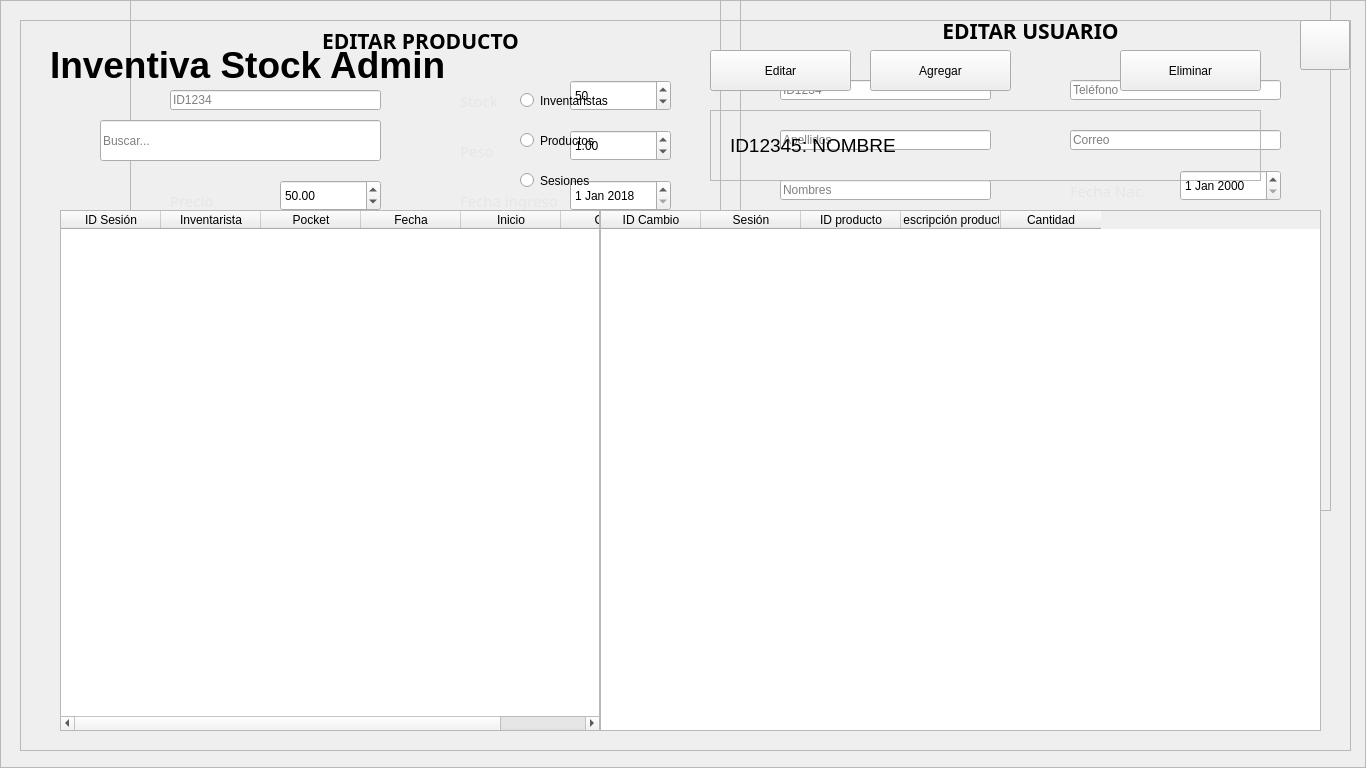
  <widget class="QWidget" name="background">
   <property name="styleSheet">
    <string notr="true"/>
   </property>
   <layout class="QVBoxLayout" name="verticalLayout">
    <property name="spacing">
     <number>0</number>
    </property>
    <property name="leftMargin">
     <number>0</number>
    </property>
    <property name="topMargin">
     <number>0</number>
    </property>
    <property name="rightMargin">
     <number>0</number>
    </property>
    <property name="bottomMargin">
     <number>0</number>
    </property>
    <item>
     <widget class="QFrame" name="frame_fondo">
      <property name="minimumSize">
       <size>
        <width>1366</width>
        <height>768</height>
       </size>
      </property>
      <property name="maximumSize">
       <size>
        <width>1633</width>
        <height>768</height>
       </size>
      </property>
      <property name="styleSheet">
       <string notr="true"/>
      </property>
      <property name="frameShape">
       <enum>QFrame::StyledPanel</enum>
      </property>
      <property name="frameShadow">
       <enum>QFrame::Raised</enum>
      </property>
      <widget class="QFrame" name="frame_main">
       <property name="geometry">
        <rect>
         <x>20</x>
         <y>20</y>
         <width>1331</width>
         <height>731</height>
        </rect>
       </property>
       <property name="styleSheet">
        <string notr="true">QTableWidget QScrollBar::sub-line:vertical, QTableWidget QScrollBar::add-line:vertical {
    height: 0px;
    border: none;
    background: transparent;
}

QTableWidget QScrollBar::up-arrow:vertical, QTableWidget QScrollBar::down-arrow:vertical {
    width: 0px;
    height: 0px;
    background: transparent;
}</string>
       </property>
       <property name="frameShape">
        <enum>QFrame::StyledPanel</enum>
       </property>
       <property name="frameShadow">
        <enum>QFrame::Raised</enum>
       </property>
       <widget class="QTableWidget" name="tblProducto">
        <property name="enabled">
         <bool>true</bool>
        </property>
        <property name="geometry">
         <rect>
          <x>40</x>
          <y>190</y>
          <width>1261</width>
          <height>521</height>
         </rect>
        </property>
        <property name="styleSheet">
         <string notr="true"/>
        </property>
        <attribute name="verticalHeaderCascadingSectionResizes">
         <bool>false</bool>
        </attribute>
        <column>
         <property name="text">
          <string>ID</string>
         </property>
        </column>
        <column>
         <property name="text">
          <string>Descripción</string>
         </property>
        </column>
        <column>
         <property name="text">
          <string>Precio</string>
         </property>
        </column>
        <column>
         <property name="text">
          <string>Estado</string>
         </property>
        </column>
        <column>
         <property name="text">
          <string>Stock</string>
         </property>
        </column>
        <column>
         <property name="text">
          <string>Peso</string>
         </property>
        </column>
        <column>
         <property name="text">
          <string>Ingreso</string>
         </property>
        </column>
        <column>
         <property name="text">
          <string>Subfamilia</string>
         </property>
        </column>
        <column>
         <property name="text">
          <string>Familia</string>
         </property>
        </column>
        <column>
         <property name="text">
          <string>Línea</string>
         </property>
        </column>
       </widget>
       <widget class="QLineEdit" name="txtBuscar">
        <property name="geometry">
         <rect>
          <x>80</x>
          <y>100</y>
          <width>281</width>
          <height>41</height>
         </rect>
        </property>
        <property name="placeholderText">
         <string>Buscar...</string>
        </property>
       </widget>
       <widget class="QLabel" name="lbl_title">
        <property name="geometry">
         <rect>
          <x>30</x>
          <y>20</y>
          <width>441</width>
          <height>51</height>
         </rect>
        </property>
        <property name="text">
         <string>&lt;html&gt;&lt;head/&gt;&lt;body&gt;&lt;p&gt;&lt;span style=&quot; font-size:28pt; font-weight:600;&quot;&gt;Inventiva Stock Admin&lt;/span&gt;&lt;/p&gt;&lt;/body&gt;&lt;/html&gt;</string>
        </property>
       </widget>
       <widget class="QFrame" name="edit_stock_frame">
        <property name="geometry">
         <rect>
          <x>690</x>
          <y>90</y>
          <width>551</width>
          <height>71</height>
         </rect>
        </property>
        <property name="frameShape">
         <enum>QFrame::StyledPanel</enum>
        </property>
        <property name="frameShadow">
         <enum>QFrame::Raised</enum>
        </property>
        <widget class="QLabel" name="lbl_id_nombre">
         <property name="geometry">
          <rect>
           <x>20</x>
           <y>0</y>
           <width>511</width>
           <height>71</height>
          </rect>
         </property>
         <property name="text">
          <string>&lt;html&gt;&lt;head/&gt;&lt;body&gt;&lt;p&gt;&lt;span style=&quot; font-size:14pt;&quot;&gt;ID12345: NOMBRE&lt;/span&gt;&lt;/p&gt;&lt;/body&gt;&lt;/html&gt;</string>
         </property>
        </widget>
       </widget>
       <widget class="QTableWidget" name="tblInventarista">
        <property name="enabled">
         <bool>true</bool>
        </property>
        <property name="geometry">
         <rect>
          <x>40</x>
          <y>190</y>
          <width>1261</width>
          <height>521</height>
         </rect>
        </property>
        <property name="styleSheet">
         <string notr="true"/>
        </property>
        <attribute name="verticalHeaderCascadingSectionResizes">
         <bool>false</bool>
        </attribute>
        <column>
         <property name="text">
          <string>ID</string>
         </property>
        </column>
        <column>
         <property name="text">
          <string>Contraseña</string>
         </property>
        </column>
        <column>
         <property name="text">
          <string>Apellidos</string>
         </property>
        </column>
        <column>
         <property name="text">
          <string>Nombres</string>
         </property>
        </column>
        <column>
         <property name="text">
          <string>Documento</string>
         </property>
        </column>
        <column>
         <property name="text">
          <string>Identificación</string>
         </property>
        </column>
        <column>
         <property name="text">
          <string>Dirección</string>
         </property>
        </column>
        <column>
         <property name="text">
          <string>Ubigeo</string>
         </property>
        </column>
        <column>
         <property name="text">
          <string>Teléfono</string>
         </property>
        </column>
        <column>
         <property name="text">
          <string>Correo</string>
         </property>
        </column>
        <column>
         <property name="text">
          <string>Fecha nac.</string>
         </property>
        </column>
        <column>
         <property name="text">
          <string>Sexo</string>
         </property>
        </column>
        <column>
         <property name="text">
          <string>Sueldo</string>
         </property>
        </column>
        <column>
         <property name="text">
          <string>Turno</string>
         </property>
        </column>
       </widget>
       <widget class="QPushButton" name="btn_to_login">
        <property name="geometry">
         <rect>
          <x>1280</x>
          <y>0</y>
          <width>50</width>
          <height>50</height>
         </rect>
        </property>
        <property name="text">
         <string/>
        </property>
        <property name="icon">
         <iconset>
          <normaloff>../assets/exit.png</normaloff>../assets/exit.png</iconset>
        </property>
        <property name="iconSize">
         <size>
          <width>30</width>
          <height>30</height>
         </size>
        </property>
       </widget>
       <widget class="QPushButton" name="btn_edit">
        <property name="geometry">
         <rect>
          <x>690</x>
          <y>30</y>
          <width>141</width>
          <height>41</height>
         </rect>
        </property>
        <property name="text">
         <string>Editar</string>
        </property>
       </widget>
       <widget class="QPushButton" name="btn_add">
        <property name="geometry">
         <rect>
          <x>850</x>
          <y>30</y>
          <width>141</width>
          <height>41</height>
         </rect>
        </property>
        <property name="text">
         <string>Agregar</string>
        </property>
       </widget>
       <widget class="QPushButton" name="btn_delete">
        <property name="geometry">
         <rect>
          <x>1100</x>
          <y>30</y>
          <width>141</width>
          <height>41</height>
         </rect>
        </property>
        <property name="text">
         <string>Eliminar</string>
        </property>
       </widget>
       <widget class="QRadioButton" name="rb_producto">
        <property name="geometry">
         <rect>
          <x>500</x>
          <y>100</y>
          <width>141</width>
          <height>41</height>
         </rect>
        </property>
        <property name="text">
         <string>Productos</string>
        </property>
       </widget>
       <widget class="QRadioButton" name="rb_inven">
        <property name="geometry">
         <rect>
          <x>500</x>
          <y>60</y>
          <width>141</width>
          <height>41</height>
         </rect>
        </property>
        <property name="text">
         <string>Inventaristas</string>
        </property>
       </widget>
       <widget class="QTableWidget" name="tblSesion">
        <property name="enabled">
         <bool>true</bool>
        </property>
        <property name="geometry">
         <rect>
          <x>40</x>
          <y>190</y>
          <width>540</width>
          <height>521</height>
         </rect>
        </property>
        <property name="styleSheet">
         <string notr="true"/>
        </property>
        <attribute name="verticalHeaderCascadingSectionResizes">
         <bool>false</bool>
        </attribute>
        <column>
         <property name="text">
          <string>ID Sesión</string>
         </property>
        </column>
        <column>
         <property name="text">
          <string>Inventarista</string>
         </property>
        </column>
        <column>
         <property name="text">
          <string>Pocket</string>
         </property>
        </column>
        <column>
         <property name="text">
          <string>Fecha</string>
         </property>
        </column>
        <column>
         <property name="text">
          <string>Inicio</string>
         </property>
        </column>
        <column>
         <property name="text">
          <string>Cierre</string>
         </property>
        </column>
       </widget>
       <widget class="QTableWidget" name="tblCambios">
        <property name="enabled">
         <bool>true</bool>
        </property>
        <property name="geometry">
         <rect>
          <x>580</x>
          <y>190</y>
          <width>721</width>
          <height>521</height>
         </rect>
        </property>
        <property name="styleSheet">
         <string notr="true"/>
        </property>
        <attribute name="verticalHeaderCascadingSectionResizes">
         <bool>false</bool>
        </attribute>
        <column>
         <property name="text">
          <string>ID Cambio</string>
         </property>
        </column>
        <column>
         <property name="text">
          <string>Sesión</string>
         </property>
        </column>
        <column>
         <property name="text">
          <string>ID producto</string>
         </property>
        </column>
        <column>
         <property name="text">
          <string>Descripción producto</string>
         </property>
        </column>
        <column>
         <property name="text">
          <string>Cantidad</string>
         </property>
        </column>
       </widget>
       <widget class="QRadioButton" name="rb_sesion">
        <property name="geometry">
         <rect>
          <x>500</x>
          <y>140</y>
          <width>111</width>
          <height>41</height>
         </rect>
        </property>
        <property name="text">
         <string>Sesiones</string>
        </property>
       </widget>
      </widget>
      <widget class="QFrame" name="frame_inve">
       <property name="geometry">
        <rect>
         <x>740</x>
         <y>-10</y>
         <width>591</width>
         <height>521</height>
        </rect>
       </property>
       <property name="frameShape">
        <enum>QFrame::StyledPanel</enum>
       </property>
       <property name="frameShadow">
        <enum>QFrame::Raised</enum>
       </property>
       <widget class="QLabel" name="lbl_titulo_inv">
        <property name="geometry">
         <rect>
          <x>40</x>
          <y>30</y>
          <width>501</width>
          <height>21</height>
         </rect>
        </property>
        <property name="font">
         <font>
          <family>century-ghotic</family>
          <pointsize>16</pointsize>
          <weight>75</weight>
          <bold>true</bold>
         </font>
        </property>
        <property name="text">
         <string>EDITAR USUARIO</string>
        </property>
        <property name="alignment">
         <set>Qt::AlignCenter</set>
        </property>
       </widget>
       <widget class="QLineEdit" name="txt_id_inv">
        <property name="geometry">
         <rect>
          <x>40</x>
          <y>90</y>
          <width>211</width>
          <height>20</height>
         </rect>
        </property>
        <property name="placeholderText">
         <string>ID1234</string>
        </property>
       </widget>
       <widget class="QLineEdit" name="txt_ape_inv">
        <property name="geometry">
         <rect>
          <x>40</x>
          <y>140</y>
          <width>211</width>
          <height>20</height>
         </rect>
        </property>
        <property name="placeholderText">
         <string>Apellidos</string>
        </property>
       </widget>
       <widget class="QLineEdit" name="txt_nom_inv">
        <property name="geometry">
         <rect>
          <x>40</x>
          <y>190</y>
          <width>211</width>
          <height>20</height>
         </rect>
        </property>
        <property name="placeholderText">
         <string>Nombres</string>
        </property>
       </widget>
       <widget class="QLineEdit" name="txt_dir_inv">
        <property name="geometry">
         <rect>
          <x>40</x>
          <y>340</y>
          <width>211</width>
          <height>20</height>
         </rect>
        </property>
        <property name="placeholderText">
         <string>Dirección</string>
        </property>
       </widget>
       <widget class="QLineEdit" name="txt_doc_inv">
        <property name="geometry">
         <rect>
          <x>40</x>
          <y>290</y>
          <width>211</width>
          <height>20</height>
         </rect>
        </property>
        <property name="placeholderText">
         <string>Número de documento</string>
        </property>
       </widget>
       <widget class="QLineEdit" name="txt_ubi_inv">
        <property name="geometry">
         <rect>
          <x>40</x>
          <y>390</y>
          <width>211</width>
          <height>20</height>
         </rect>
        </property>
        <property name="placeholderText">
         <string>Ubigeo</string>
        </property>
       </widget>
       <widget class="QLineEdit" name="txt_tel_inv">
        <property name="geometry">
         <rect>
          <x>330</x>
          <y>90</y>
          <width>211</width>
          <height>20</height>
         </rect>
        </property>
        <property name="placeholderText">
         <string>Teléfono</string>
        </property>
       </widget>
       <widget class="QLineEdit" name="txt_mail_inv">
        <property name="geometry">
         <rect>
          <x>330</x>
          <y>140</y>
          <width>211</width>
          <height>20</height>
         </rect>
        </property>
        <property name="placeholderText">
         <string>Correo</string>
        </property>
       </widget>
       <widget class="QLineEdit" name="txt_pass_inv">
        <property name="geometry">
         <rect>
          <x>330</x>
          <y>390</y>
          <width>211</width>
          <height>20</height>
         </rect>
        </property>
        <property name="placeholderText">
         <string>Password</string>
        </property>
       </widget>
       <widget class="QComboBox" name="cbo_doc">
        <property name="geometry">
         <rect>
          <x>150</x>
          <y>230</y>
          <width>101</width>
          <height>31</height>
         </rect>
        </property>
        <item>
         <property name="text">
          <string>DNI</string>
         </property>
        </item>
        <item>
         <property name="text">
          <string>Pasaporte</string>
         </property>
        </item>
        <item>
         <property name="text">
          <string>Carné de Extranjería</string>
         </property>
        </item>
       </widget>
       <widget class="QDateEdit" name="date_nac">
        <property name="geometry">
         <rect>
          <x>440</x>
          <y>180</y>
          <width>101</width>
          <height>31</height>
         </rect>
        </property>
        <property name="maximumDateTime">
         <datetime>
          <hour>0</hour>
          <minute>0</minute>
          <second>0</second>
          <year>2005</year>
          <month>1</month>
          <day>1</day>
         </datetime>
        </property>
        <property name="minimumDateTime">
         <datetime>
          <hour>0</hour>
          <minute>0</minute>
          <second>0</second>
          <year>1950</year>
          <month>1</month>
          <day>1</day>
         </datetime>
        </property>
       </widget>
       <widget class="QComboBox" name="cbo_sexo">
        <property name="geometry">
         <rect>
          <x>440</x>
          <y>230</y>
          <width>101</width>
          <height>31</height>
         </rect>
        </property>
        <item>
         <property name="text">
          <string>M</string>
         </property>
        </item>
        <item>
         <property name="text">
          <string>F</string>
         </property>
        </item>
       </widget>
       <widget class="QComboBox" name="cbo_turno">
        <property name="geometry">
         <rect>
          <x>440</x>
          <y>330</y>
          <width>101</width>
          <height>31</height>
         </rect>
        </property>
        <item>
         <property name="text">
          <string>Mañana</string>
         </property>
        </item>
        <item>
         <property name="text">
          <string>Tarde</string>
         </property>
        </item>
        <item>
         <property name="text">
          <string>Noche</string>
         </property>
        </item>
       </widget>
       <widget class="QLabel" name="label">
        <property name="geometry">
         <rect>
          <x>40</x>
          <y>240</y>
          <width>111</width>
          <height>21</height>
         </rect>
        </property>
        <property name="font">
         <font>
          <family>century-ghotic</family>
          <pointsize>11</pointsize>
         </font>
        </property>
        <property name="text">
         <string>&lt;html&gt;&lt;head/&gt;&lt;body&gt;&lt;p&gt;&lt;span style=&quot; color:#e6e6e6;&quot;&gt; Documento&lt;/span&gt;&lt;/p&gt;&lt;/body&gt;&lt;/html&gt;</string>
        </property>
       </widget>
       <widget class="QLabel" name="label_2">
        <property name="geometry">
         <rect>
          <x>330</x>
          <y>190</y>
          <width>111</width>
          <height>21</height>
         </rect>
        </property>
        <property name="font">
         <font>
          <family>century-ghotic</family>
          <pointsize>11</pointsize>
         </font>
        </property>
        <property name="text">
         <string>&lt;html&gt;&lt;head/&gt;&lt;body&gt;&lt;p&gt;&lt;span style=&quot; color:#e6e6e6;&quot;&gt;Fecha Nac.&lt;/span&gt;&lt;/p&gt;&lt;/body&gt;&lt;/html&gt;</string>
        </property>
       </widget>
       <widget class="QLabel" name="label_3">
        <property name="geometry">
         <rect>
          <x>330</x>
          <y>240</y>
          <width>111</width>
          <height>21</height>
         </rect>
        </property>
        <property name="font">
         <font>
          <family>century-ghotic</family>
          <pointsize>11</pointsize>
         </font>
        </property>
        <property name="text">
         <string>&lt;html&gt;&lt;head/&gt;&lt;body&gt;&lt;p&gt;&lt;span style=&quot; color:#e6e6e6;&quot;&gt;Sexo&lt;/span&gt;&lt;/p&gt;&lt;/body&gt;&lt;/html&gt;</string>
        </property>
       </widget>
       <widget class="QLabel" name="label_4">
        <property name="geometry">
         <rect>
          <x>330</x>
          <y>340</y>
          <width>111</width>
          <height>21</height>
         </rect>
        </property>
        <property name="font">
         <font>
          <family>century-ghotic</family>
          <pointsize>11</pointsize>
         </font>
        </property>
        <property name="text">
         <string>&lt;html&gt;&lt;head/&gt;&lt;body&gt;&lt;p&gt;&lt;span style=&quot; color:#e6e6e6;&quot;&gt;Turno&lt;/span&gt;&lt;/p&gt;&lt;/body&gt;&lt;/html&gt;</string>
        </property>
       </widget>
       <widget class="QLabel" name="label_5">
        <property name="geometry">
         <rect>
          <x>330</x>
          <y>290</y>
          <width>111</width>
          <height>21</height>
         </rect>
        </property>
        <property name="font">
         <font>
          <family>century-ghotic</family>
          <pointsize>11</pointsize>
         </font>
        </property>
        <property name="text">
         <string>&lt;html&gt;&lt;head/&gt;&lt;body&gt;&lt;p&gt;&lt;span style=&quot; color:#e6e6e6;&quot;&gt;Sueldo&lt;/span&gt;&lt;/p&gt;&lt;/body&gt;&lt;/html&gt;</string>
        </property>
       </widget>
       <widget class="QPushButton" name="btn_acep_inv">
        <property name="geometry">
         <rect>
          <x>320</x>
          <y>450</y>
          <width>171</width>
          <height>41</height>
         </rect>
        </property>
        <property name="text">
         <string>Aceptar</string>
        </property>
       </widget>
       <widget class="QPushButton" name="btn_canc_inv">
        <property name="geometry">
         <rect>
          <x>100</x>
          <y>450</y>
          <width>171</width>
          <height>41</height>
         </rect>
        </property>
        <property name="text">
         <string>Cancelar</string>
        </property>
       </widget>
       <widget class="QDoubleSpinBox" name="spb_sueldo">
        <property name="geometry">
         <rect>
          <x>440</x>
          <y>280</y>
          <width>101</width>
          <height>31</height>
         </rect>
        </property>
        <property name="minimum">
         <double>500.000000000000000</double>
        </property>
        <property name="maximum">
         <double>5000.000000000000000</double>
        </property>
        <property name="singleStep">
         <double>100.000000000000000</double>
        </property>
       </widget>
      </widget>
      <widget class="QFrame" name="frame_prod">
       <property name="geometry">
        <rect>
         <x>130</x>
         <y>0</y>
         <width>591</width>
         <height>371</height>
        </rect>
       </property>
       <property name="frameShape">
        <enum>QFrame::StyledPanel</enum>
       </property>
       <property name="frameShadow">
        <enum>QFrame::Raised</enum>
       </property>
       <widget class="QLabel" name="lbl_titulo_prod">
        <property name="geometry">
         <rect>
          <x>40</x>
          <y>30</y>
          <width>501</width>
          <height>21</height>
         </rect>
        </property>
        <property name="font">
         <font>
          <family>century-ghotic</family>
          <pointsize>16</pointsize>
          <weight>75</weight>
          <bold>true</bold>
         </font>
        </property>
        <property name="text">
         <string>EDITAR PRODUCTO</string>
        </property>
        <property name="alignment">
         <set>Qt::AlignCenter</set>
        </property>
       </widget>
       <widget class="QLineEdit" name="txt_id_prod">
        <property name="geometry">
         <rect>
          <x>40</x>
          <y>90</y>
          <width>211</width>
          <height>20</height>
         </rect>
        </property>
        <property name="placeholderText">
         <string>ID1234</string>
        </property>
       </widget>
       <widget class="QLineEdit" name="txt_desc_prod">
        <property name="geometry">
         <rect>
          <x>40</x>
          <y>140</y>
          <width>211</width>
          <height>20</height>
         </rect>
        </property>
        <property name="placeholderText">
         <string>Descripcion</string>
        </property>
       </widget>
       <widget class="QDateEdit" name="date_ing">
        <property name="geometry">
         <rect>
          <x>440</x>
          <y>180</y>
          <width>101</width>
          <height>31</height>
         </rect>
        </property>
        <property name="maximumDateTime">
         <datetime>
          <hour>0</hour>
          <minute>0</minute>
          <second>0</second>
          <year>2090</year>
          <month>1</month>
          <day>1</day>
         </datetime>
        </property>
        <property name="minimumDateTime">
         <datetime>
          <hour>0</hour>
          <minute>0</minute>
          <second>0</second>
          <year>2018</year>
          <month>1</month>
          <day>1</day>
         </datetime>
        </property>
       </widget>
       <widget class="QComboBox" name="cbo_estado_prod">
        <property name="geometry">
         <rect>
          <x>150</x>
          <y>230</y>
          <width>101</width>
          <height>31</height>
         </rect>
        </property>
        <item>
         <property name="text">
          <string>Activo</string>
         </property>
        </item>
        <item>
         <property name="text">
          <string>Inactivo</string>
         </property>
        </item>
       </widget>
       <widget class="QComboBox" name="cbo_subfam_prod">
        <property name="geometry">
         <rect>
          <x>440</x>
          <y>230</y>
          <width>101</width>
          <height>31</height>
         </rect>
        </property>
        <item>
         <property name="text">
          <string>COTILLÓN</string>
         </property>
        </item>
        <item>
         <property name="text">
          <string>ENTRETENIMIENTO</string>
         </property>
        </item>
        <item>
         <property name="text">
          <string>MUÑECAS</string>
         </property>
        </item>
        <item>
         <property name="text">
          <string>OTROS JUEGOS</string>
         </property>
        </item>
        <item>
         <property name="text">
          <string>PERSONAJES</string>
         </property>
        </item>
        <item>
         <property name="text">
          <string>TRANSPORTES</string>
         </property>
        </item>
        <item>
         <property name="text">
          <string>ARMABLES</string>
         </property>
        </item>
        <item>
         <property name="text">
          <string>DIDÁCTICOS</string>
         </property>
        </item>
        <item>
         <property name="text">
          <string>JUEGOS MUSICALES</string>
         </property>
        </item>
        <item>
         <property name="text">
          <string>SIN LICENCIA</string>
         </property>
        </item>
       </widget>
       <widget class="QLabel" name="label_7">
        <property name="geometry">
         <rect>
          <x>330</x>
          <y>190</y>
          <width>111</width>
          <height>21</height>
         </rect>
        </property>
        <property name="font">
         <font>
          <family>century-ghotic</family>
          <pointsize>11</pointsize>
         </font>
        </property>
        <property name="text">
         <string>&lt;html&gt;&lt;head/&gt;&lt;body&gt;&lt;p&gt;&lt;span style=&quot; color:#e6e6e6;&quot;&gt;Fecha ingreso&lt;/span&gt;&lt;/p&gt;&lt;/body&gt;&lt;/html&gt;</string>
        </property>
       </widget>
       <widget class="QLabel" name="label_8">
        <property name="geometry">
         <rect>
          <x>40</x>
          <y>240</y>
          <width>111</width>
          <height>21</height>
         </rect>
        </property>
        <property name="font">
         <font>
          <family>century-ghotic</family>
          <pointsize>11</pointsize>
         </font>
        </property>
        <property name="text">
         <string>&lt;html&gt;&lt;head/&gt;&lt;body&gt;&lt;p&gt;&lt;span style=&quot; color:#e6e6e6;&quot;&gt;Estado&lt;/span&gt;&lt;/p&gt;&lt;/body&gt;&lt;/html&gt;</string>
        </property>
       </widget>
       <widget class="QLabel" name="label_9">
        <property name="geometry">
         <rect>
          <x>330</x>
          <y>90</y>
          <width>111</width>
          <height>21</height>
         </rect>
        </property>
        <property name="font">
         <font>
          <family>century-ghotic</family>
          <pointsize>11</pointsize>
         </font>
        </property>
        <property name="text">
         <string>&lt;html&gt;&lt;head/&gt;&lt;body&gt;&lt;p&gt;&lt;span style=&quot; color:#e6e6e6;&quot;&gt;Stock&lt;/span&gt;&lt;/p&gt;&lt;/body&gt;&lt;/html&gt;</string>
        </property>
       </widget>
       <widget class="QLabel" name="label_10">
        <property name="geometry">
         <rect>
          <x>40</x>
          <y>190</y>
          <width>111</width>
          <height>21</height>
         </rect>
        </property>
        <property name="font">
         <font>
          <family>century-ghotic</family>
          <pointsize>11</pointsize>
         </font>
        </property>
        <property name="text">
         <string>&lt;html&gt;&lt;head/&gt;&lt;body&gt;&lt;p&gt;&lt;span style=&quot; color:#e6e6e6;&quot;&gt;Precio&lt;/span&gt;&lt;/p&gt;&lt;/body&gt;&lt;/html&gt;</string>
        </property>
       </widget>
       <widget class="QPushButton" name="btn_acep_prod">
        <property name="geometry">
         <rect>
          <x>320</x>
          <y>300</y>
          <width>171</width>
          <height>41</height>
         </rect>
        </property>
        <property name="text">
         <string>Aceptar</string>
        </property>
       </widget>
       <widget class="QPushButton" name="btn_canc_prod">
        <property name="geometry">
         <rect>
          <x>100</x>
          <y>300</y>
          <width>171</width>
          <height>41</height>
         </rect>
        </property>
        <property name="text">
         <string>Cancelar</string>
        </property>
       </widget>
       <widget class="QDoubleSpinBox" name="spb_precio_prod">
        <property name="geometry">
         <rect>
          <x>150</x>
          <y>180</y>
          <width>101</width>
          <height>31</height>
         </rect>
        </property>
        <property name="minimum">
         <double>1.000000000000000</double>
        </property>
        <property name="maximum">
         <double>1000.000000000000000</double>
        </property>
        <property name="singleStep">
         <double>10.000000000000000</double>
        </property>
        <property name="value">
         <double>50.000000000000000</double>
        </property>
       </widget>
       <widget class="QSpinBox" name="spb_stock">
        <property name="geometry">
         <rect>
          <x>440</x>
          <y>80</y>
          <width>101</width>
          <height>31</height>
         </rect>
        </property>
        <property name="maximum">
         <number>500</number>
        </property>
        <property name="singleStep">
         <number>10</number>
        </property>
        <property name="value">
         <number>50</number>
        </property>
       </widget>
       <widget class="QLabel" name="label_11">
        <property name="geometry">
         <rect>
          <x>330</x>
          <y>240</y>
          <width>111</width>
          <height>21</height>
         </rect>
        </property>
        <property name="font">
         <font>
          <family>century-ghotic</family>
          <pointsize>11</pointsize>
         </font>
        </property>
        <property name="text">
         <string>&lt;html&gt;&lt;head/&gt;&lt;body&gt;&lt;p&gt;&lt;span style=&quot; color:#e6e6e6;&quot;&gt;Subfamilia&lt;/span&gt;&lt;/p&gt;&lt;/body&gt;&lt;/html&gt;</string>
        </property>
       </widget>
       <widget class="QDoubleSpinBox" name="spb_peso_prod">
        <property name="geometry">
         <rect>
          <x>440</x>
          <y>130</y>
          <width>101</width>
          <height>31</height>
         </rect>
        </property>
        <property name="minimum">
         <double>0.100000000000000</double>
        </property>
        <property name="maximum">
         <double>50.000000000000000</double>
        </property>
        <property name="singleStep">
         <double>0.500000000000000</double>
        </property>
        <property name="value">
         <double>1.000000000000000</double>
        </property>
       </widget>
       <widget class="QLabel" name="label_12">
        <property name="geometry">
         <rect>
          <x>330</x>
          <y>140</y>
          <width>111</width>
          <height>21</height>
         </rect>
        </property>
        <property name="font">
         <font>
          <family>century-ghotic</family>
          <pointsize>11</pointsize>
         </font>
        </property>
        <property name="text">
         <string>&lt;html&gt;&lt;head/&gt;&lt;body&gt;&lt;p&gt;&lt;span style=&quot; color:#e6e6e6;&quot;&gt;Peso&lt;/span&gt;&lt;/p&gt;&lt;/body&gt;&lt;/html&gt;</string>
        </property>
       </widget>
      </widget>
      <zorder>frame_inve</zorder>
      <zorder>frame_prod</zorder>
      <zorder>frame_main</zorder>
     </widget>
    </item>
   </layout>
  </widget>
